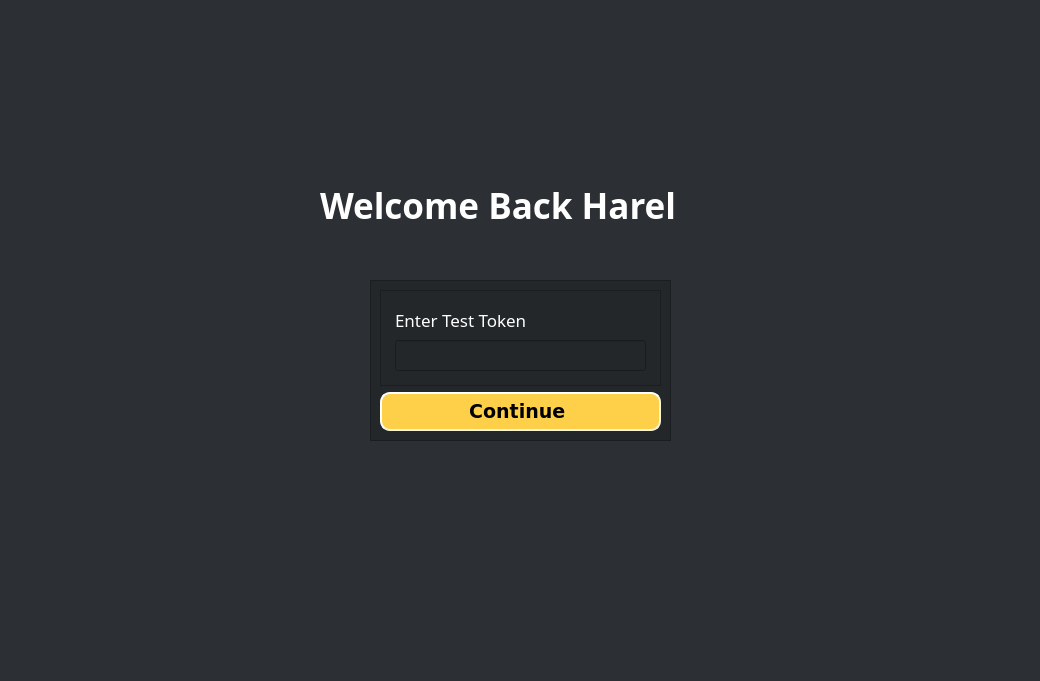
<?xml version="1.0" encoding="UTF-8"?>
<ui version="4.0">
 <class>Form</class>
 <widget class="QWidget" name="Form">
  <property name="geometry">
   <rect>
    <x>0</x>
    <y>0</y>
    <width>1040</width>
    <height>681</height>
   </rect>
  </property>
  <property name="windowTitle">
   <string>Form</string>
  </property>
  <property name="styleSheet">
   <string notr="true">background-color:#2C2F33;</string>
  </property>
  <widget class="QLabel" name="label_36">
   <property name="geometry">
    <rect>
     <x>320</x>
     <y>180</y>
     <width>421</width>
     <height>51</height>
    </rect>
   </property>
   <property name="font">
    <font>
     <family>Sitka Text</family>
     <pointsize>26</pointsize>
     <weight>75</weight>
     <bold>true</bold>
     <underline>false</underline>
    </font>
   </property>
   <property name="styleSheet">
    <string notr="true">color: white;</string>
   </property>
   <property name="text">
    <string>Welcome Back Harel</string>
   </property>
  </widget>
  <widget class="QFrame" name="frame_11">
   <property name="geometry">
    <rect>
     <x>370</x>
     <y>280</y>
     <width>301</width>
     <height>161</height>
    </rect>
   </property>
   <property name="styleSheet">
    <string notr="true">background-color: #23272A;
</string>
   </property>
   <property name="frameShape">
    <enum>QFrame::StyledPanel</enum>
   </property>
   <property name="frameShadow">
    <enum>QFrame::Raised</enum>
   </property>
   <layout class="QGridLayout" name="gridLayout_19">
    <item row="0" column="0">
     <widget class="QFrame" name="frame_12">
      <property name="styleSheet">
       <string notr="true"/>
      </property>
      <property name="frameShape">
       <enum>QFrame::StyledPanel</enum>
      </property>
      <property name="frameShadow">
       <enum>QFrame::Raised</enum>
      </property>
      <layout class="QGridLayout" name="gridLayout_20">
       <item row="0" column="0">
        <layout class="QGridLayout" name="gridLayout_21">
         <property name="leftMargin">
          <number>5</number>
         </property>
         <property name="topMargin">
          <number>5</number>
         </property>
         <property name="rightMargin">
          <number>5</number>
         </property>
         <property name="bottomMargin">
          <number>5</number>
         </property>
         <item row="1" column="0">
          <widget class="QLabel" name="label_34">
           <property name="font">
            <font>
             <family>padmaa</family>
             <pointsize>13</pointsize>
             <weight>50</weight>
             <bold>false</bold>
            </font>
           </property>
           <property name="styleSheet">
            <string notr="true">color: white;</string>
           </property>
           <property name="text">
            <string>Enter Test Token</string>
           </property>
          </widget>
         </item>
         <item row="2" column="0">
          <widget class="QLineEdit" name="token">
           <property name="font">
            <font>
             <pointsize>14</pointsize>
            </font>
           </property>
           <property name="styleSheet">
            <string notr="true">QLineEdit{
	color:white;
}

QLineEdit:focus{
	border: 1px solid rgb(170, 255, 0)  ;
}</string>
           </property>
           <property name="text">
            <string/>
           </property>
          </widget>
         </item>
        </layout>
       </item>
      </layout>
     </widget>
    </item>
    <item row="1" column="0">
     <widget class="QPushButton" name="continue_btn">
      <property name="font">
       <font>
        <family>DejaVu Sans</family>
        <pointsize>14</pointsize>
        <weight>75</weight>
        <italic>false</italic>
        <bold>true</bold>
        <strikeout>false</strikeout>
        <kerning>false</kerning>
       </font>
      </property>
      <property name="styleSheet">
       <string notr="true">QPushButton{
	background-color: #FED049;
	border-style: outset;
	border-width: 2px;
	border-radius: 10px;
	border-color: beige;
	padding: 6px;
}

QPushButton:hover{
		background-color: #7289DA;
		color: white;
}</string>
      </property>
      <property name="text">
       <string>Continue </string>
      </property>
     </widget>
    </item>
   </layout>
  </widget>
  <widget class="QLabel" name="label">
   <property name="geometry">
    <rect>
     <x>640</x>
     <y>350</y>
     <width>401</width>
     <height>381</height>
    </rect>
   </property>
   <property name="text">
    <string>&lt;html&gt;&lt;head/&gt;&lt;body&gt;&lt;p&gt;&lt;img src=&quot;:/illustrations/imgs/20.png&quot;/&gt;&lt;/p&gt;&lt;/body&gt;&lt;/html&gt;</string>
   </property>
  </widget>
  <widget class="QLabel" name="label_2">
   <property name="geometry">
    <rect>
     <x>-30</x>
     <y>320</y>
     <width>461</width>
     <height>351</height>
    </rect>
   </property>
   <property name="text">
    <string>&lt;html&gt;&lt;head/&gt;&lt;body&gt;&lt;p&gt;&lt;img src=&quot;:/illustrations/imgs/21.png&quot;/&gt;&lt;/p&gt;&lt;/body&gt;&lt;/html&gt;</string>
   </property>
  </widget>
  <widget class="QLabel" name="label_3">
   <property name="geometry">
    <rect>
     <x>-50</x>
     <y>-160</y>
     <width>341</width>
     <height>441</height>
    </rect>
   </property>
   <property name="text">
    <string>&lt;html&gt;&lt;head/&gt;&lt;body&gt;&lt;p&gt;&lt;img src=&quot;:/illustrations/imgs/23.png&quot;/&gt;&lt;/p&gt;&lt;/body&gt;&lt;/html&gt;</string>
   </property>
  </widget>
  <zorder>label_2</zorder>
  <zorder>label</zorder>
  <zorder>label_36</zorder>
  <zorder>frame_11</zorder>
  <zorder>label_3</zorder>
 </widget>
 <resources>
  <include location="res.qrc"/>
 </resources>
 <connections/>
</ui>
